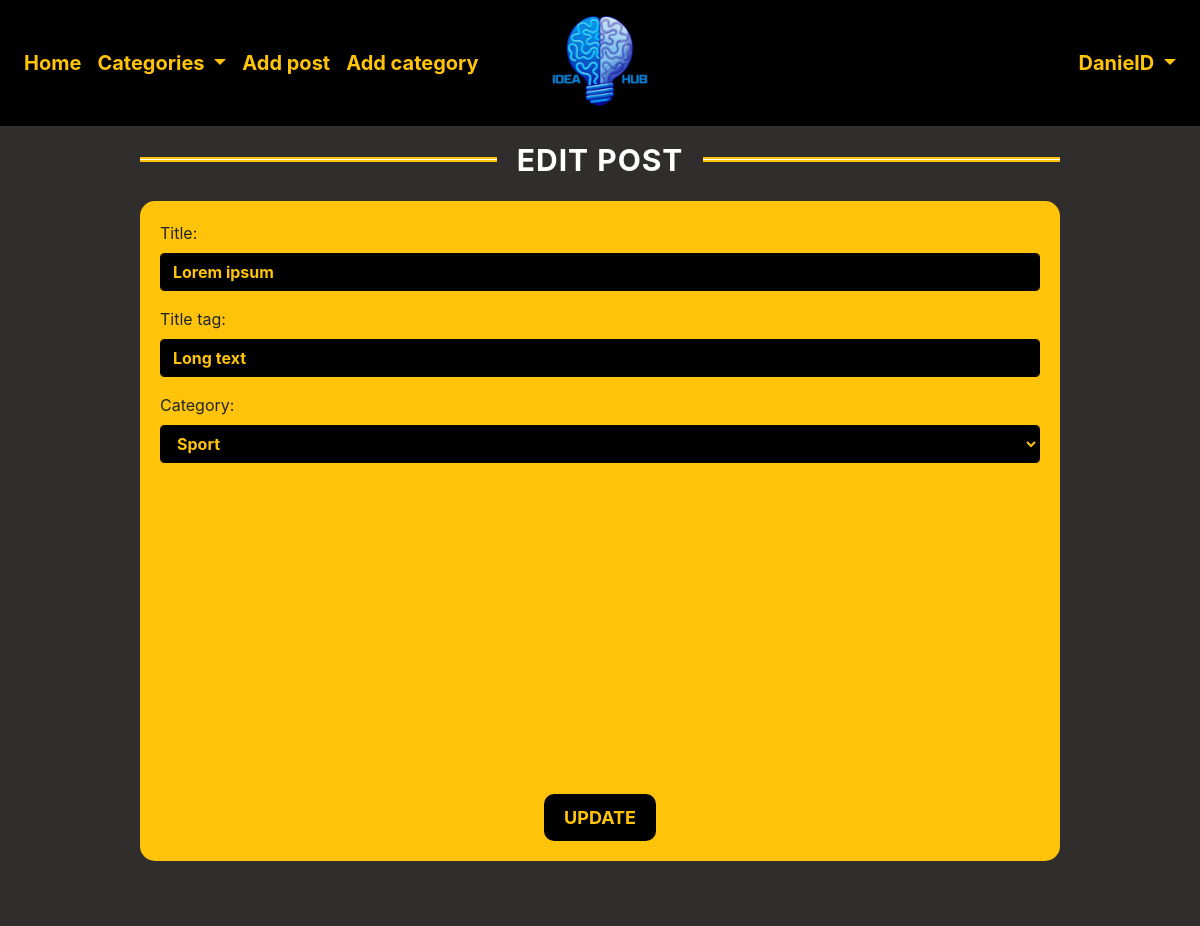
/updatePost/5 (signed in), run on the app's committed database.
### IdeaHub/models.py (models this page shows, shortened)
class Post(models.Model):
    title = models.CharField(max_length=255)
    title_tag = models.CharField(max_length=255, default="IdeaHub")
    header_image = models.ImageField(null=True, blank=True, upload_to="images/")
    author = models.ForeignKey(User, on_delete=models.CASCADE)
    body = models.TextField()
    post_date = models.DateField(auto_now_add=True)
    category = models.CharField(max_length=255, default='undefined')
    likes = models.ManyToManyField(User, related_name="blog_posts") # ManyToMany --> post_id + user_id

### IdeaHub/views.py (the view)
# urls.py: path('updatePost/<int:pk>', UpdatePostView.as_view(), name='update_post'),
class UpdatePostView(UpdateView):
    model = Post
    form_class = EditForm
    template_name = 'update_post.html'

### IdeaHub/forms.py
class EditForm(forms.ModelForm):
    class Meta:
        model = Post
        fields = ('title', 'title_tag', 'category', 'body')
        widgets = {
            'title': forms.TextInput(attrs={'class': 'form-control'}), # form-control --> Bootstrap item
            'title_tag': forms.TextInput(attrs={'class': 'form-control'}),
            'category': forms.Select(choices=choice_list, attrs={'class': 'form-control'}),
            'body': forms.HiddenInput()
        }

### IdeaHub/context_processors.py (called while the page is built)
def category_menu(request):
    return {'category_menu': Category.objects.all()}

### IdeaHub/models.py (called while the page is built)
    def __str__(self):
        return self.name

### IdeaHub/templates/update_post.html (shortened to what this page needs)
{% extends "base_generic.html" %}
        {% block content %}
            {% if user.is_authenticated %}
                {% if user.id == post.author.id %}
                <div class="container">
                    <div class="row">
                        <div class="col-md-8 offset-md-2 col-lg-10 offset-lg-1">
                            <div class="seven">
                                <h1>Edit Post</h1>
                            </div>
                            <div class="form-group">
                                <form method="POST" onsubmit="return submitHandler();">
                                    {{ form.as_p }}
                                    <div id="editor-container"></div>
                                    <div class="d-flex justify-content-center">
                                        <button type="submit" class="btn btn-Post">Update</button>
                                    </div>
                            </div>
                        </div>
                    </div>
                    {% else %}
                        <p> You are not AUTHOR OF THIS IDEA! </p>
                    {% endif %}
            {% else %}
                <p>You are not allowed here.</p>
            {% endif %}
        {% endblock %}

### IdeaHub/templates/base_generic.html (shortened to what this page needs)
{% load static %}
<!doctype html>
<html lang="en">
  <head>
    <link rel="stylesheet" href="https://cdn.jsdelivr.net/npm/bootstrap@4.6.2/dist/css/bootstrap.min.css">
    <link href="https://cdn.quilljs.com/1.3.6/quill.snow.css" rel="stylesheet">
    <link rel="stylesheet" href="https://cdnjs.cloudflare.com/ajax/libs/font-awesome/6.1.1/css/all.min.css">
    <link rel="stylesheet" type="text/css" href="{% static 'style.css' %}">
  </head>
  <body>
    <header>
      <nav class="navbar navbar-expand-lg navbar-dark navbar-custom">
      <div class="collapse navbar-collapse order-lg-1 order-3 navigation-menu">
        <ul class="navbar-nav mr-auto">
          {% if user.is_authenticated %}
            <li class="nav-item">
              <a class="nav-link active" href="{% url 'IdeaHub:homepage' %}">Home</a>
            </li>
            {% if category_menu %}
              <li class="nav-item dropdown">
                <a class="nav-link dropdown-toggle active" href="#" role="button" data-toggle="dropdown" aria-expanded="false">
                  Categories
                </a>
              </li>
            {% endif %}
              <li class="nav-item">
                <a class="nav-link active" href="{% url 'IdeaHub:add_post' %}">Add post</a>
              </li>
              <li class="nav-item">
                <a class="nav-link active" href="{% url 'IdeaHub:add_category' %}">Add category</a>
              </li>
          {% endif %}
        </ul>
      </div>
      <a class="navbar-brand order-1 mr-lg-0" href="{% url 'IdeaHub:homepage' %}">
        <img class="logo" src="{% static "Logo/IdeaHub.png" %}" width="100">
      </a>
        <div class="collapse navbar-collapse order-lg-3 order-4 navigation-menu">
          <ul class="navbar-nav ml-auto">
            {% if user.is_authenticated %}
              <li class="nav-item dropdown">
                <a class="nav-link dropdown-toggle active" href="#" role="button" data-toggle="dropdown" aria-expanded="false">
                  {{ user.username }}
                </a>
              </li>
            {% endif %}
          </ul>
        </div>
      </nav>
</header>
    <div class="container-fluid" style="min-height: 100vh;">
        {% block content %}
        {% endblock %}
    </div>
  </body>
</html>

### static/style.css (style rules this page uses)
@media (min-width:992px) { .navbar-expand-lg .navbar-collapse { width: 100%; } }
.navbar-custom .navbar-nav .nav-link, .navbar-custom .navbar-brand, .navbar-custom .navbar-toggler-icon { color: #FFC40A !important; font-size: 20px; font-weight: bold; }
.navbar-custom { background-color: #000000; }
.container-fluid { display: flex; flex-direction: column; min-height: 100vh; background-color: #2F2E2C; }
.seven h1 { text-align: center; font-size:30px; font-weight:300; color:white; letter-spacing:1px; text-transform: uppercase; font-weight: bold; padding-top: 20px; display: grid; grid-template-columns: 1fr max-content 1fr; grid-template-rows: 27px 0; grid-gap: 20px; align-items: center; }
.seven h1:after,.seven h1:before { content: " "; display: block; border-bottom: 2px solid #FFC40A; border-top: 2px solid #FFC40A; height: 5px; background-color:white; }
.btn-Post { background-color: #000000; color: #FFC40A; border: none; padding: 10px 20px; font-size: 18px; border-radius: 10px; transition: background-color 0.3s, color 0.3s; font-weight: bold; margin-top: 15px; text-transform: uppercase; }
form { background-color: #FFC40A; padding: 20px; border-radius: 15px; }
#editor-container { width: 100%; height: 300px; }
.form-control, .form-control:focus { background-color: black; color: #FFC40A; font-weight: bold; border-color: #000000; }
.form-control::placeholder { color: white; font-weight: normal; }

### data on the page
Post: title "Lorem ipsum", title_tag "Long text", category "Sport"

### other printed values
{{ user.username }} "DanielD"
